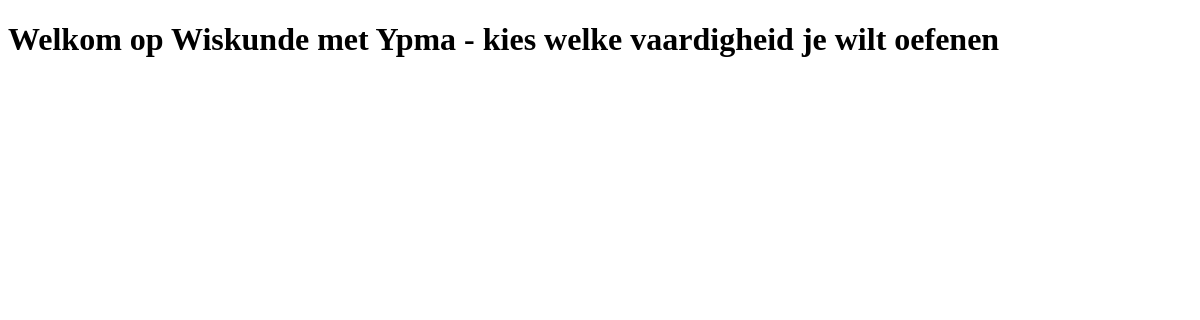
/oefenen/, run on an earlier commit of the app's database.
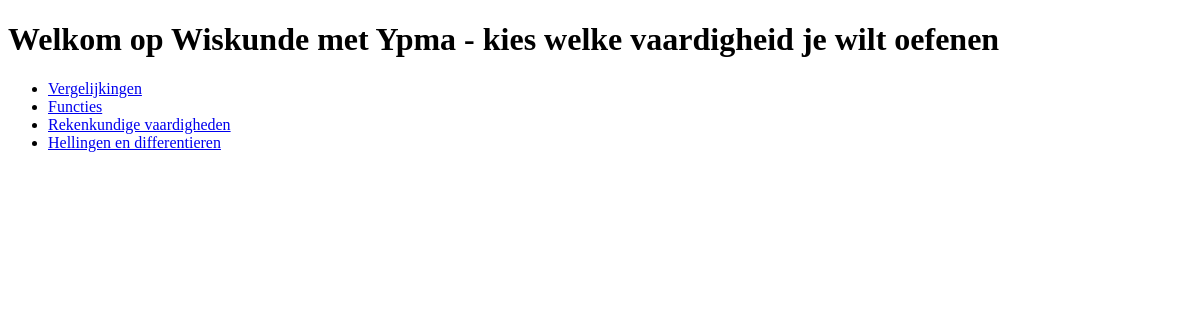
And on a later commit of the database.
### oefenen/models.py (models this page shows, shortened)
class Onderwerp(models.Model):
    naam = models.CharField(max_length=128)
    letter = models.CharField(max_length=4, default="A")
    start = models.ForeignKey("oefenen.Vaardigheid", on_delete=models.PROTECT, blank=True, null=True)

### oefenen/views.py (the view)
# urls.py: path("", views.index, name="index"),
def index(request):
    o = Onderwerp.objects.all()
    onderwerpen = list()
    for each in o:
        naam = each.naam
        if naam == "NULL":
            continue
        letter = each.letter
        v = each.start
        pk = int(v.nummer)
        onderwerpen.append([naam, letter, pk])
    return render(request, "oefenen/index.html", {
        'onderwerpen':onderwerpen
    })

### oefenen/templates/oefenen/index.html (shortened to what this page needs)
<!DOCTYPE html>
<html lang="en">
<head>
</head>
<body>
    <h1>Welkom op Wiskunde met Ypma - kies welke vaardigheid je wilt oefenen</h1>
    <ul>
        {% for o in onderwerpen %}
        <li><a href="/oefenen/{{o.1 }}/{{ o.2 }}">{{ o.0 }}</a></li>
        {% endfor %}
    </ul>
</body>
</html>

What changed in the data, as far as the page shows it:
added Onderwerp: naam "Vergelijkingen"
added Onderwerp: naam "Functies"
added Onderwerp: naam "Rekenkundige vaardigheden"
added Onderwerp: naam "Hellingen en differentieren"
